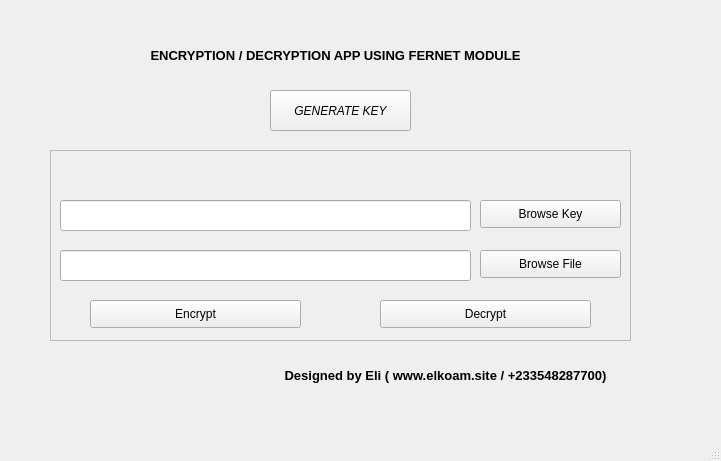
<?xml version="1.0" encoding="UTF-8"?>
<ui version="4.0">
 <class>MainWindow</class>
 <widget class="QMainWindow" name="MainWindow">
  <property name="geometry">
   <rect>
    <x>0</x>
    <y>0</y>
    <width>721</width>
    <height>461</height>
   </rect>
  </property>
  <property name="windowTitle">
   <string>MainWindow</string>
  </property>
  <widget class="QWidget" name="centralwidget">
   <widget class="QPushButton" name="GenerateKey">
    <property name="geometry">
     <rect>
      <x>270</x>
      <y>90</y>
      <width>141</width>
      <height>41</height>
     </rect>
    </property>
    <property name="font">
     <font>
      <weight>50</weight>
      <italic>true</italic>
      <bold>false</bold>
     </font>
    </property>
    <property name="text">
     <string>GENERATE KEY</string>
    </property>
   </widget>
   <widget class="QFrame" name="frame">
    <property name="geometry">
     <rect>
      <x>50</x>
      <y>150</y>
      <width>581</width>
      <height>191</height>
     </rect>
    </property>
    <property name="frameShape">
     <enum>QFrame::StyledPanel</enum>
    </property>
    <property name="frameShadow">
     <enum>QFrame::Raised</enum>
    </property>
    <widget class="QLineEdit" name="FileLine">
     <property name="geometry">
      <rect>
       <x>10</x>
       <y>100</y>
       <width>411</width>
       <height>31</height>
      </rect>
     </property>
    </widget>
    <widget class="QPushButton" name="BrowseFile">
     <property name="geometry">
      <rect>
       <x>430</x>
       <y>100</y>
       <width>141</width>
       <height>28</height>
      </rect>
     </property>
     <property name="text">
      <string>Browse File</string>
     </property>
    </widget>
    <widget class="QPushButton" name="Encrypt">
     <property name="geometry">
      <rect>
       <x>40</x>
       <y>150</y>
       <width>211</width>
       <height>28</height>
      </rect>
     </property>
     <property name="text">
      <string>Encrypt</string>
     </property>
    </widget>
    <widget class="QPushButton" name="Decrypt">
     <property name="geometry">
      <rect>
       <x>330</x>
       <y>150</y>
       <width>211</width>
       <height>28</height>
      </rect>
     </property>
     <property name="text">
      <string>Decrypt</string>
     </property>
    </widget>
    <widget class="QPushButton" name="BrowseKey">
     <property name="geometry">
      <rect>
       <x>430</x>
       <y>50</y>
       <width>141</width>
       <height>28</height>
      </rect>
     </property>
     <property name="text">
      <string>Browse Key</string>
     </property>
    </widget>
    <widget class="QLineEdit" name="KeyLine">
     <property name="geometry">
      <rect>
       <x>10</x>
       <y>50</y>
       <width>411</width>
       <height>31</height>
      </rect>
     </property>
    </widget>
   </widget>
   <widget class="QLabel" name="label">
    <property name="geometry">
     <rect>
      <x>40</x>
      <y>40</y>
      <width>591</width>
      <height>31</height>
     </rect>
    </property>
    <property name="text">
     <string>&lt;html&gt;&lt;head/&gt;&lt;body&gt;&lt;p align=&quot;center&quot;&gt;&lt;span style=&quot; font-size:10pt; font-weight:600;&quot;&gt;ENCRYPTION / DECRYPTION APP USING FERNET MODULE&lt;/span&gt;&lt;/p&gt;&lt;/body&gt;&lt;/html&gt;</string>
    </property>
   </widget>
   <widget class="QLabel" name="label_2">
    <property name="geometry">
     <rect>
      <x>150</x>
      <y>360</y>
      <width>591</width>
      <height>31</height>
     </rect>
    </property>
    <property name="text">
     <string>&lt;html&gt;&lt;head/&gt;&lt;body&gt;&lt;p align=&quot;center&quot;&gt;&lt;span style=&quot; font-size:10pt; font-weight:600;&quot;&gt;Designed by Eli ( www.elkoam.site / +233548287700)&lt;/span&gt;&lt;/p&gt;&lt;/body&gt;&lt;/html&gt;</string>
    </property>
   </widget>
  </widget>
  <widget class="QMenuBar" name="menubar">
   <property name="geometry">
    <rect>
     <x>0</x>
     <y>0</y>
     <width>721</width>
     <height>26</height>
    </rect>
   </property>
  </widget>
  <widget class="QStatusBar" name="statusbar"/>
 </widget>
 <resources/>
 <connections/>
</ui>
